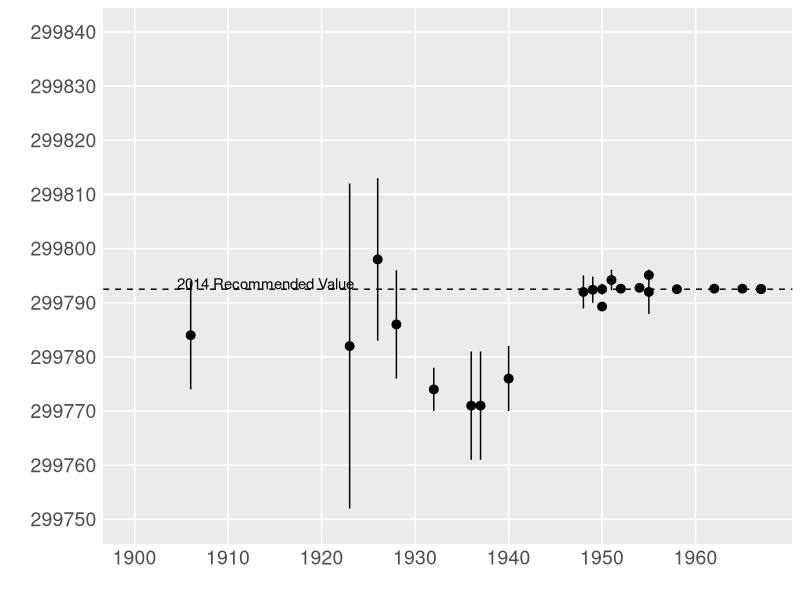
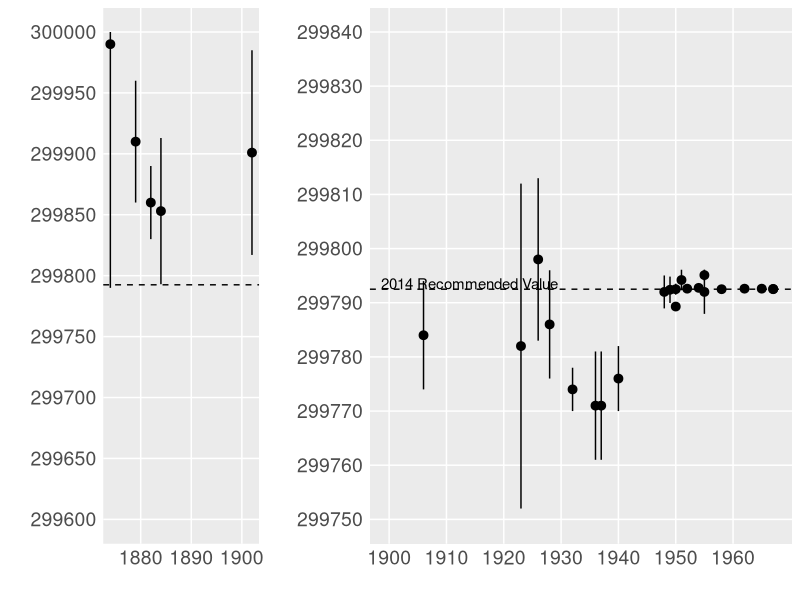
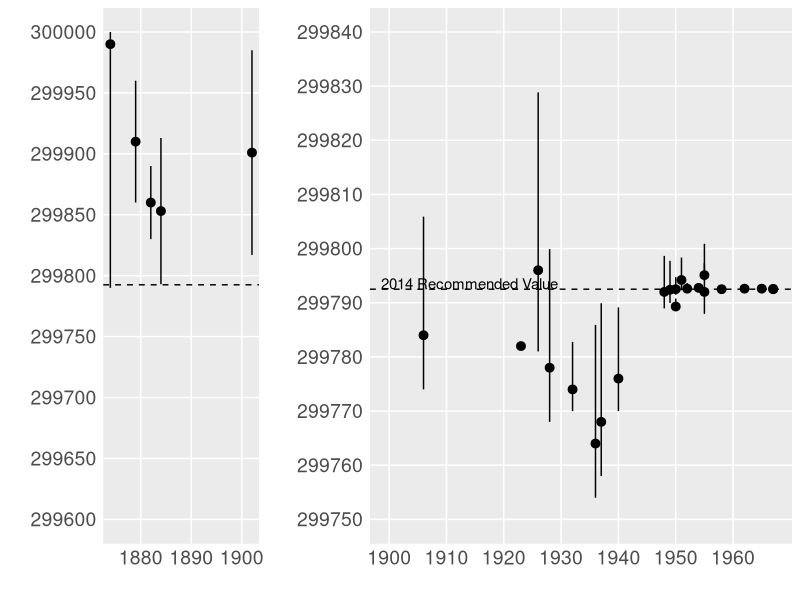

Write R code to recreate these figures, in order.
###--------------------------------------------------------------------------------###
###--------------------------------------------------------------------------------###
### Graphics for measurements of the speed of light (H&F Fig 1)
###--------------------------------------------------------------------------------###
###--------------------------------------------------------------------------------###

##-------------------------------------------------------------------------------##
## Useful variables, libraries, and functions
##-------------------------------------------------------------------------------##

# Get dplyr, ggplot2
library(tidyverse)

# Code for arranging plots
library(gridExtra)

# Standard theme for graphics
stdtheme = theme(panel.grid.minor = element_blank(), 
                 axis.ticks = element_blank(),
                 axis.text = element_text(size = 14),
                 axis.title = element_text(size = 14), 
                 title = element_text(size = 16))

# stdtheme = theme(panel.grid.minor = element_blank(), 
#                  axis.ticks = element_blank(),
#                  axis.text = element_text(size = 14))


###--------------------------------------------------------------###                       
###--------------------------------------------------------------###
#' @name: birgeRatio
#' @param: t, vector of numerics, measurements of c
#' @param: v, vector of numerics, variance of measurements of c
#' @param: true_mean, numeric, take quadratic form around 
#'            pre-specified value, instead of Tbar 
#' @return: birge ratio
###--------------------------------------------------------------###
###--------------------------------------------------------------###
birgeRatio <- function(t, v, true_mean = NA){
  k = length(t)
  
  # set tbar
  if(is.na(true_mean)){
    
    tbar = weighted.mean(x=t, w=1/v)
  
  } else {
    
    tbar = true_mean

  }
  
  # Compute Q
  Q = sum((t - tbar)^2/v)
  
  ###### RETURN
  return(Q/(k-1))
}



##-------------------------------------------------------------------------------##
## Read in data and check it
##-------------------------------------------------------------------------------##
cdat = read.csv("./data/speed of light.csv")
head(cdat)

# 2014 value used in H&F
rec_val = 2.997925 * 10^5
rec_val_year = 2014

# Birge ratios don't seem to line up exactly...
cdat %>% 
  group_by(year <= 1941) %>%
  mutate(est = ifelse((hf_use_orig == 0), 
                        estimate_adj, 
                        estimate_orig)) %>%
  summarize(br = birgeRatio(est, sd^2),
            br_adj = birgeRatio(estimate_adj, sd^2), 
            br_tm = birgeRatio(est, sd^2, rec_val), 
            br_tm_adj = birgeRatio(estimate_adj, sd^2, rec_val))



##-------------------------------------------------------------------------------##
## Make plots with Birge's adjustments
##-------------------------------------------------------------------------------##

# Fig 1.1, pre-1900 measurements, using values later adjusted by Birge
pre1900 = ggplot(filter(cdat, year <= 1903)) + 
  geom_pointrange(aes(x = year, 
                      y = estimate_adj, 
                      ymin = estimate_adj - probable_error, 
                      ymax = ifelse(estimate_adj + probable_error > 300000, 
                                      300000, 
                                      estimate_adj + probable_error))) + 
  scale_y_continuous(limits = c(299600, 300000), 
                     breaks = 299600 + 50 * 0:8) + 
  scale_x_continuous(breaks = 1870 + 10*0:3) + 
  geom_hline(yintercept = rec_val, lty=2) + 
  labs(x = "", y = "") + 
  theme(panel.grid.minor = element_blank()) + 
  stdtheme


# Fig 1.2, post-1900 measurements, using values later adjusted by Birge
post1900 = ggplot(filter(cdat, year > 1902)) + 
  geom_pointrange(aes(x = year, 
                      y = estimate_adj, 
                      ymin = ifelse(estimate_adj - probable_error < 299740,
                                      299740,
                                      estimate_adj - probable_error), 
                      ymax = estimate_adj + probable_error)) + 
  scale_y_continuous(limits = c(299750, 299840),
                     breaks = 299750 + 10 * 0:9) + 
  scale_x_continuous(limits = c(1900, 1967),
                     breaks = 1900 + 10*0:6) + 
  coord_cartesian(clip = 'off') +
  geom_hline(yintercept = rec_val, lty=2) + 
  labs(x = "", y = "") + 
  annotate(geom = "text", size = 3.8,
           x = 1914, y = rec_val + 1.0, 
           label = c(paste(rec_val_year, "Recommended Value"))) + 
  stdtheme
post1900

out = grid.arrange(pre1900, post1900, 
             nrow = 1, 
             widths = c(1, 2))

ggsave(plot = out, "./graphics/HF speed of light adjusted.pdf", width = 12, height = 10)


##-------------------------------------------------------------------------------##
## Make plots without Birge's adjustments
##-------------------------------------------------------------------------------##
cdat_hf = cdat %>% mutate(est = ifelse((hf_use_orig == 0), estimate_adj, estimate_orig))
           
# Fig 1.1, pre-1900 measurments w/o Birge's adjustments
pre1900_un = ggplot(filter(cdat_hf, year <= 1903)) + 
  geom_pointrange(aes(x = year, 
                      y = est, 
                      ymin = est - probable_error, 
                      ymax = ifelse(est + probable_error > 300000, 
                                      300000, 
                                      est + probable_error))) + 
  scale_y_continuous(limits = c(299600, 300000), 
                     breaks = 299600 + 50 * 0:8) + 
  scale_x_continuous(breaks = 1870 + 10*0:3) + 
  geom_hline(yintercept = rec_val, lty=2) + 
  labs(x = "", y = "") + 
  theme(panel.grid.minor = element_blank()) + 
  stdtheme


# Fig 1.2, post-1900 measurments w/o Birge's adjustments
post1900_un = ggplot(filter(cdat_hf, year > 1902)) + 
  geom_pointrange(aes(x = year, 
                      y = est, 
                      ymin = ifelse(est - probable_error < 299750, 
                                      299750, 
                                      est - probable_error), 
                      ymax = est + 1.48 * sd)) + 
  scale_y_continuous(limits = c(299750, 299840),
                     breaks = 299750 + 10 * 0:9) + 
  scale_x_continuous(limits = c(1900, 1967),
                     breaks = 1900 + 10*0:6) + 
  geom_hline(yintercept = rec_val, lty=2) + 
  labs(x = "", y = "") + 
  annotate(geom = "text", size = 3.8,
           x = 1914, y = rec_val + 1.0, 
           label = c(paste(rec_val_year, "Recommended Value"))) + 
  stdtheme

out_un = grid.arrange(pre1900_un, post1900_un, 
                   nrow = 1, 
                   widths = c(1, 2))

ggsave(plot = out_un, "./graphics/HF speed of light unadjusted.pdf", width = 12, height = 10)     
